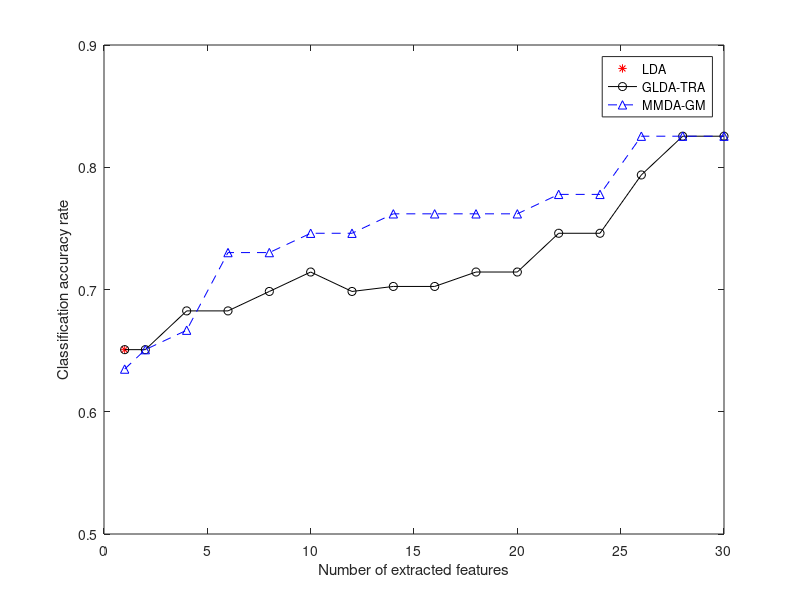

This figure's MATLAB source:
x2=[1,2,4,6,8,10,12,14,16,18,20,22,24,26,28,30];
x1=[1]
y1=[0.6508];
y2=[0.6508,0.6508, 0.6825,0.6825, 0.6984, 0.7143, 0.6984, 0.7025, 0.7025, 0.7143, 0.7143, 0.7460, 0.7460, 0.7937, 0.8254, 0.8254]
y3=[0.6349,0.6508, 0.6667,0.7302, 0.7302, 0.7460, 0.7460, 0.7619, 0.7619, 0.7619,0.7619, 0.7778, 0.7778, 0.8254, 0.8254, 0.8254]
figure(5)
plot(x1,y1,'r*');
hold on;
plot(x2,y2,'ko-');
hold on
plot(x2,y3,'b^--');
axis([0 30 0.5 0.9])
xlabel('Number of extracted features');
ylabel('Classification accuracy rate');
legend('LDA','GLDA-TRA','MMDA-GM')
